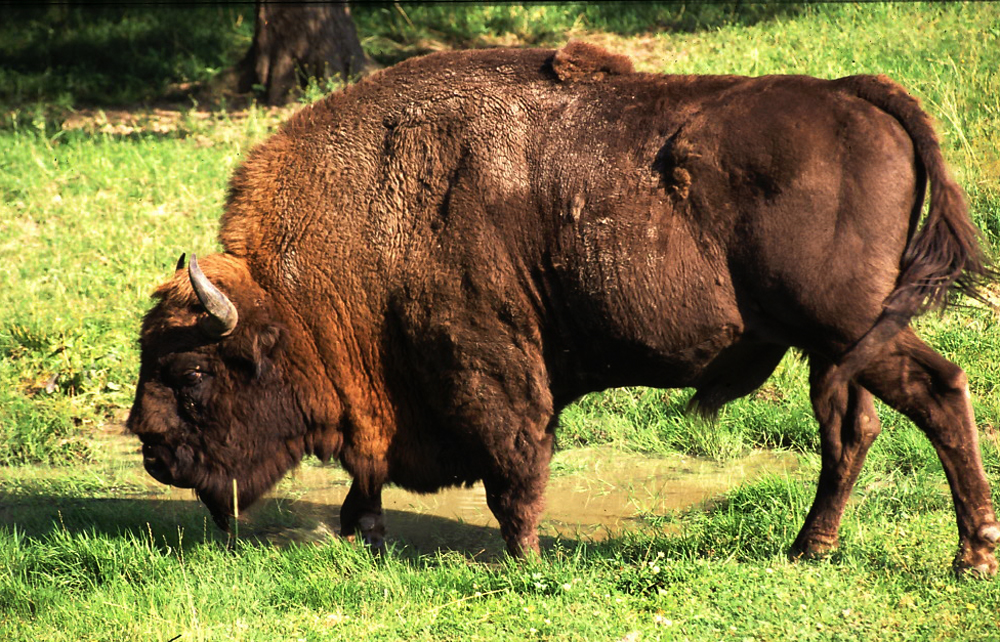
%> input picture Lab3/zubr.jpg, 1000 x 642 px
$ octave lab03.m   (GNU Octave 9; MATLAB toolbox functions it lacks are replaced by stand-ins)
%> lines starting %> are read from the running program, lines starting %| are printed output that depends on the picture; in (x1, y1, x2, y2) boxes, pixels count from 0 and x2, y2 are one past the last pixel; in counts of white or black regions, pixels touching at a corner belong together; the program's own positions count from 1
clear; clc; close all;

im =  rgb2gray(double(imread('zubr.jpg')) / 255);
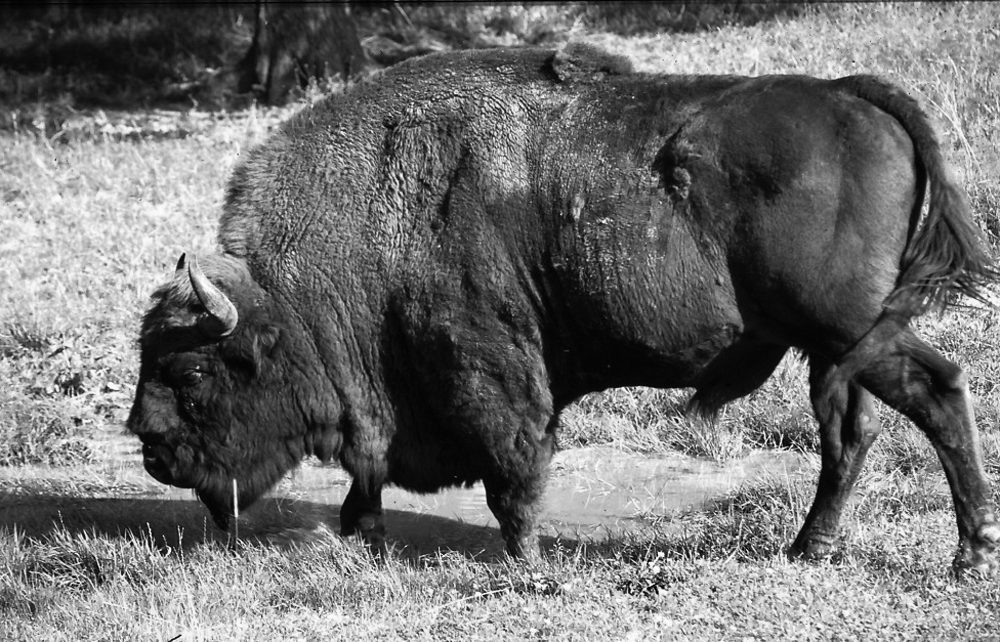
%> im: size 642x1000 double; min 0, max 1, mean 0.438

figure;

h = 1;
w = 2;
i = 1;

% subplot(h, w, i); i = i + 1;
% imshow(im);


%%%%%%%%%%%%%%%%%%%%%%%%%%%%%%%%%%%%
% Rozmycie - usrednianie wartosci kolorow
% Z ostrego ciecia zrobi sie gladkie
% Rozmyta krawedz
% Glowny cel -> zanikniecie ekstrymalnych wartosci / artefaktow w obrazie
% (np biale kropki na zubrze), wygladzenie obrazu, pozbycie sie szumow
% Filtr rozmywajacy - dolnoprzepustowy
k = 3;

m = ones(k) / k ^ 2;
im2 = imfilter(im, m);

% subplot(h, w, i); i = i + 1;
% imshow(im2);

%%%%%%%%%%%%%%%%%%%%%%%%%%%%%%%%%%%%
% Otoczenie z wagami negatywnymi
% Srodek pozytywny
% Ostrzejszy obraz, ale wyrazniejsze artefakty, wyeskoponowanie artefaktow
% Dla 8 w srodku - suma jest 0 -> krawedzie sa widoczne
% Filtr krawedziowy

% k = 3;
% m = -ones(k);
% m(2,2) = 9;
% im2 = imfilter(im, m);
%
% subplot(h, w, i); i = i + 1;
% imshow(im2);

%%%%%%%%%%%%%%%%%%%%%%%%%%%%%%%%%%%%
% Filtr medianowy
% Brak rozycie krawedzi, ostrzejsze krawedzie
% Krawedz pozostaje ostra


% k = 5;
% im2 = medfilt2(im, [k, k]);
% subplot(h, w, i); i = i + 1;
% imshow(im2);

%%%%%%%%%%%%%%%%%%%%%%%%%%%%%%%%%%%%
% Chcemy obraz czarno-bialy / binarny
% <0.5 = 0 >0.5 = 1
% Przyjelo sie ze bialy jest sygnal, tlo jest czarne
% t - treshhold
% Inna nazwa - progowanie
% 0.5 nie zawsze jest dobre
% Odpowiednie dobranie t - raczej nie srednia
% Wariancja miedzy klastrami jak najwieksza
% Wariancja w klastrze jak najmniejsza
t = graythresh(im);
%> t = 0.471

binim = im;
binim(binim < t) = 0;
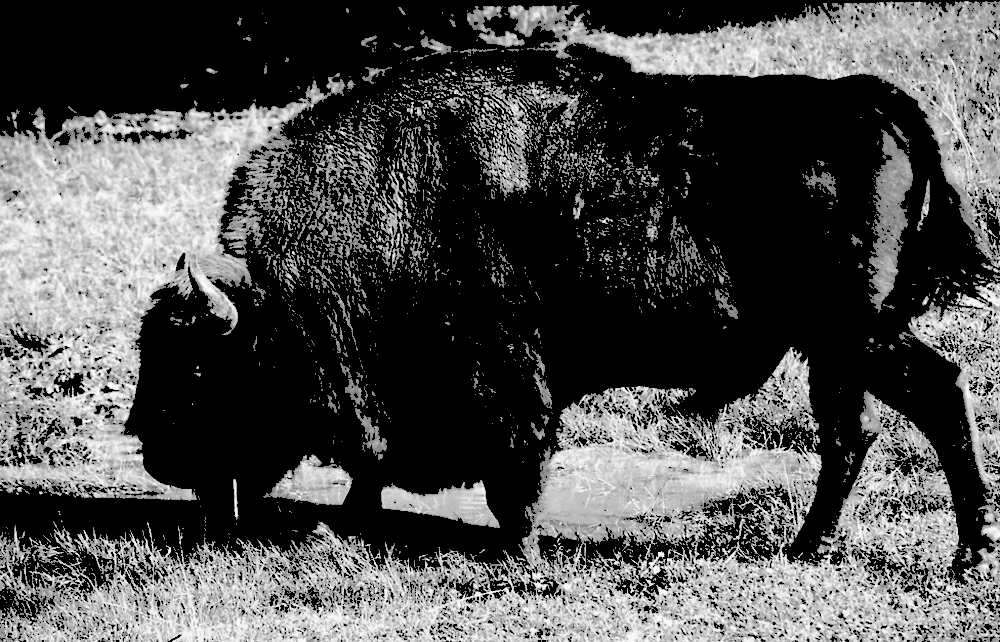
%> binim: size 642x1000 double; min 0, max 1, mean 0.308
binim(binim >= t) = 1;
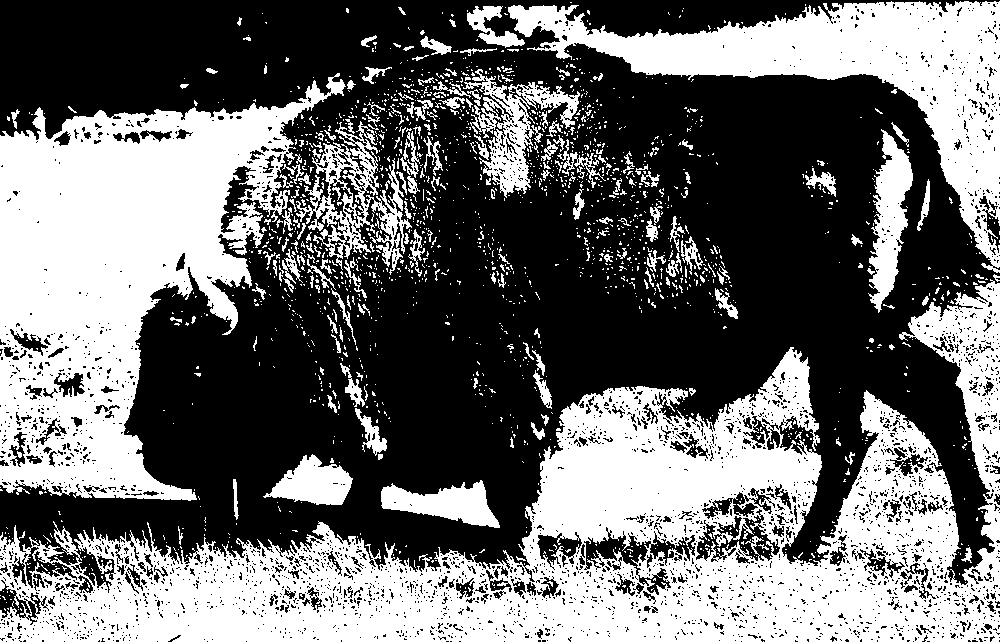
%> binim: size 642x1000 double; values 0 (black) and 1 (white), 43% white; 1873 white regions (1672 under 20 px), largest, box (x1, y1, x2, y2) and area: (0, 279, 1000, 642) 130005, (0, 73, 346, 501) 71321, (508, 1, 1000, 273) 34680

% Odwrocenie
binim = 1 - binim;

% subplot(h, w, i); i = i + 1;
% imshow(binim);

% Wartosci logiczne
% Odwocenie = negacja logiczna
% Adaptive - czy piksel jest istotnie inny od innych pikseli
% Np. rozne wartosci jasnosci na obrazie
% imb = ~imbinarize(im, "adaptive");

t = .55;
imb = ~imbinarize(im, t);
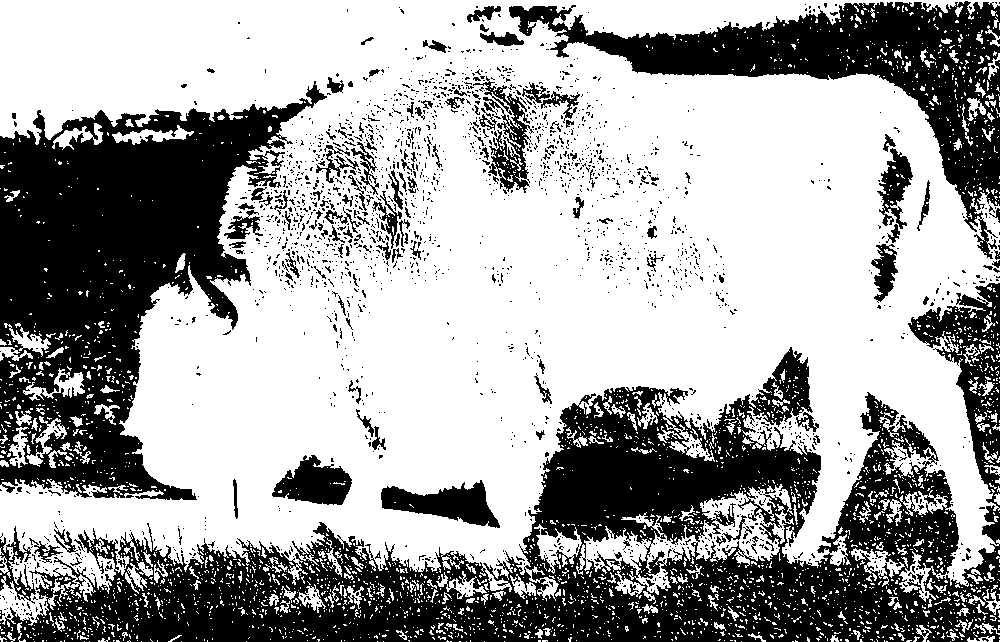
%> imb: size 642x1000 logical; 63.5% white; 2127 black regions (1977 under 20 px), largest, box (x1, y1, x2, y2) and area: (0, 283, 1000, 642) 111996, (0, 81, 327, 500) 64343, (509, 1, 1000, 259) 30304

subplot(h, w, i); i = i + 1;
imshow(double(imb));

%%%%%%%%%%%%%%%%%%%%%%%%%%%%%%%%%%%%
% Mediana na obrazie binarnym
% Wygladza krawedzie, znikaja pojedyncze punkty,
% Pozbycie sie szumow

bim2 = medfilt2(imb, [7, 7]);
%> bim2: size 642x1000 logical; 62.6% white; 162 black regions (102 under 20 px), largest, box (x1, y1, x2, y2) and area: (0, 350, 1000, 642) 116481, (0, 86, 325, 500) 66739, (509, 0, 1000, 225) 32132

% subplot(h, w, i); i = i + 1;
% imshow(double(bim2));

%%%%%%%%%%%%%%%%%%%%%%%%%%%%%%%%%%%%
% Minimum (erozja morfologiczna) / Maksimum (delatacja morfologiczna) -
% zmiana tylko na krawedzi -> jedna warstwa czarnych krawedzi
% stanie sie biala
% Poszerzanie, zmniejszanie krawedzie

% Erozja - biale piksele na trawie znikaja
% Czarne piksele na zubrze zwiekszaja sie

% Obraz -> erozja -> dylatacja -> obraz
% Duze obiekty po obu funkcjach nie zmienia sie
% Male znikna
% Otwarcie morfologiczne
% Lub zamkniecie morfologiczne
% imopen(), imclose()
bim2 = imerode(imb, ones(5));
%> bim2: size 642x1000 logical; 45% white; 335 white regions (279 under 20 px), largest, box (x1, y1, x2, y2) and area: (0, 0, 992, 580) 283299, (377, 113, 400, 167) 548, (222, 168, 252, 232) 529
% subplot(h, w, i); i = i + 1;
% imshow((bim2));

bim2 = imdilate(imb, ones(3));
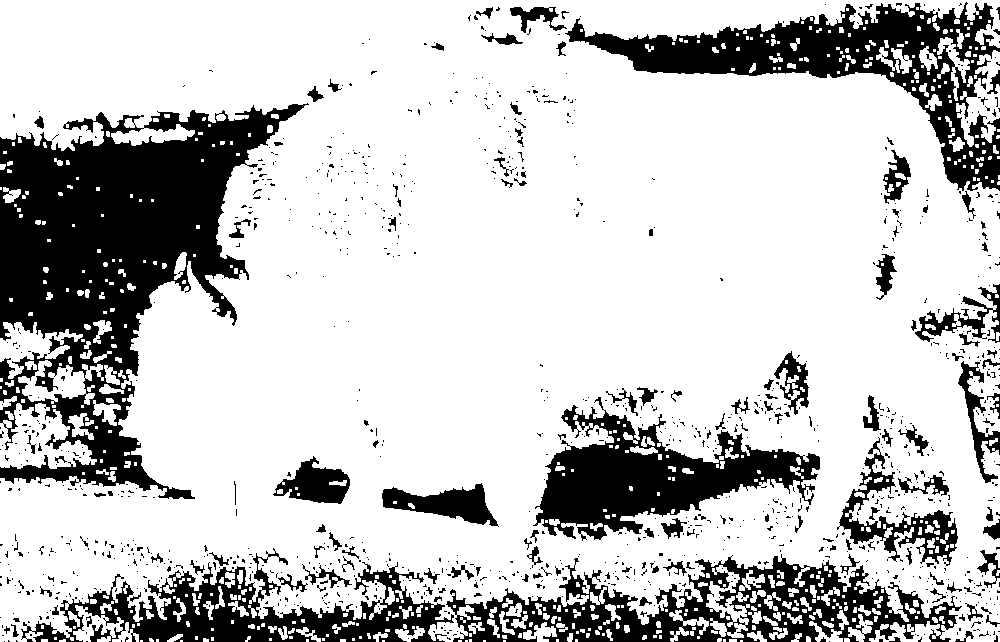
%> bim2: size 642x1000 logical; 77.1% white; 1092 black regions (959 under 20 px), largest, box (x1, y1, x2, y2) and area: (0, 103, 309, 499) 52491, (565, 2, 1000, 191) 21397, (446, 554, 962, 642) 17697

bim2 = imopen(imb, ones(5));
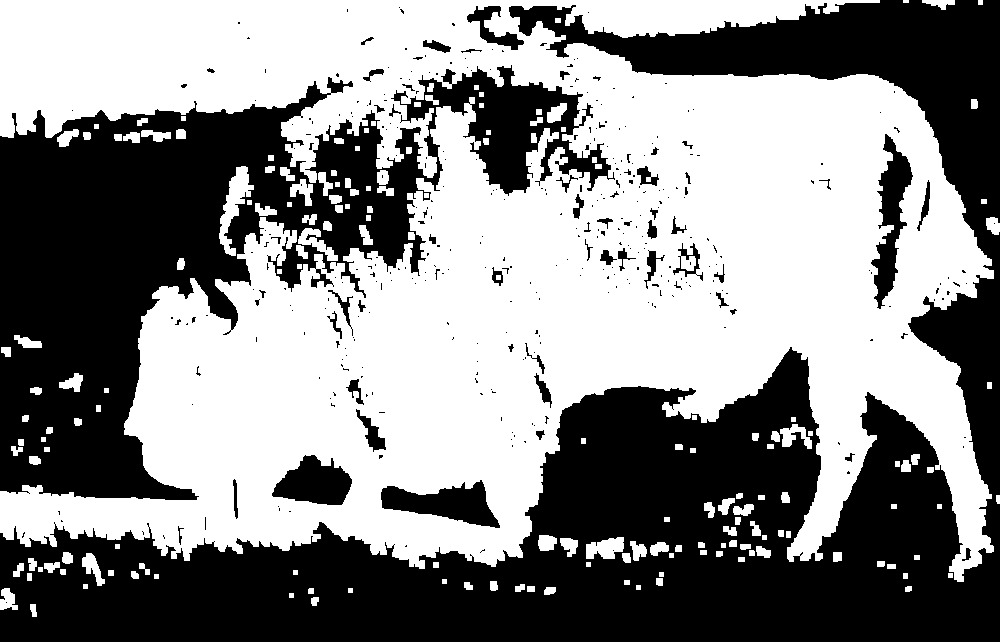
%> bim2: size 642x1000 logical; 53.4% white; 378 black regions (323 under 20 px), largest, box (x1, y1, x2, y2) and area: (0, 0, 1000, 642) 185785, (0, 65, 615, 500) 98475, (871, 134, 913, 309) 3013
bim2 = imclose(imb, ones(5));
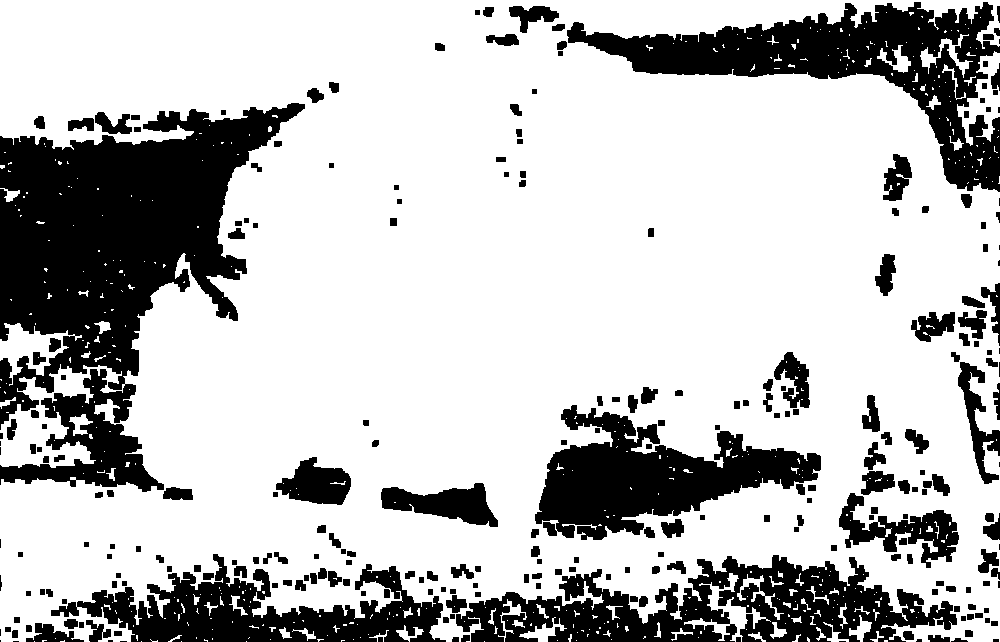
%> bim2: size 642x1000 logical; 74% white; 257 black regions (22 under 20 px), largest, box (x1, y1, x2, y2) and area: (0, 103, 305, 492) 55665, (567, 2, 1000, 192) 24912, (456, 555, 957, 642) 21730

subplot(h, w, i); i = i + 1;
imshow((bim2));
